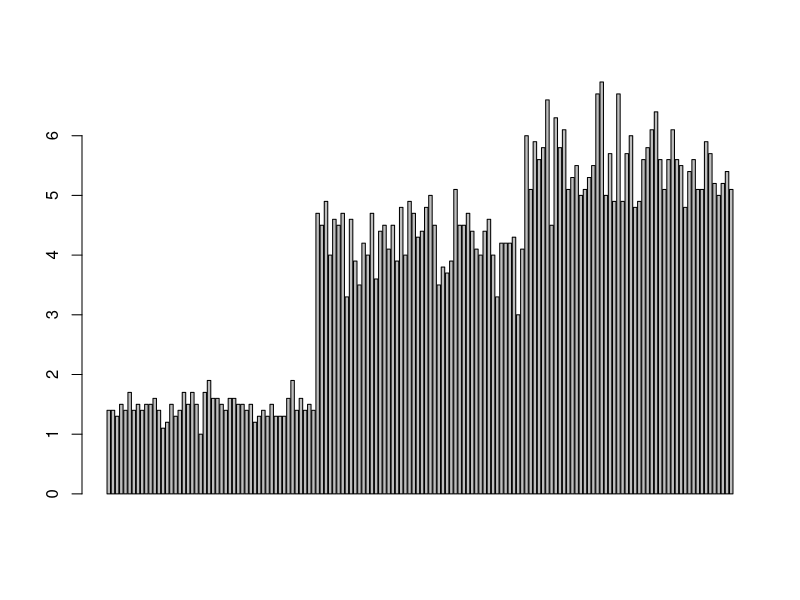
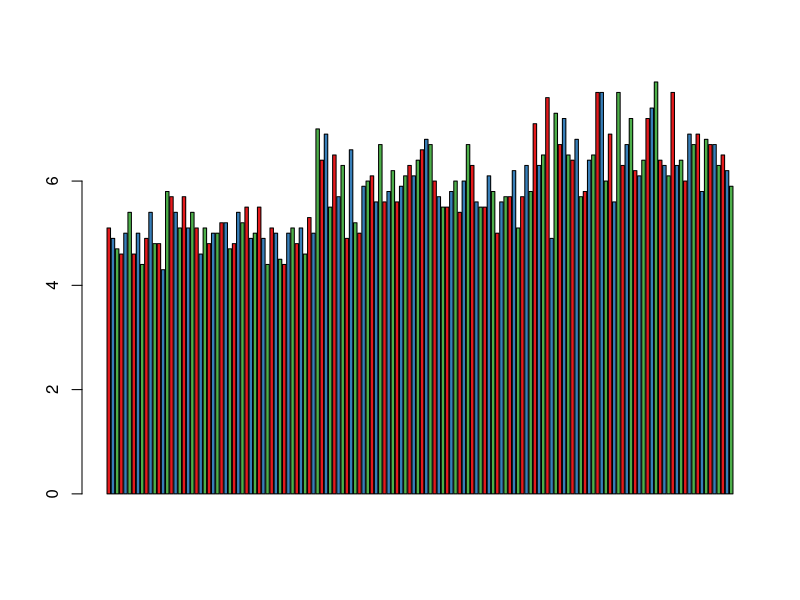
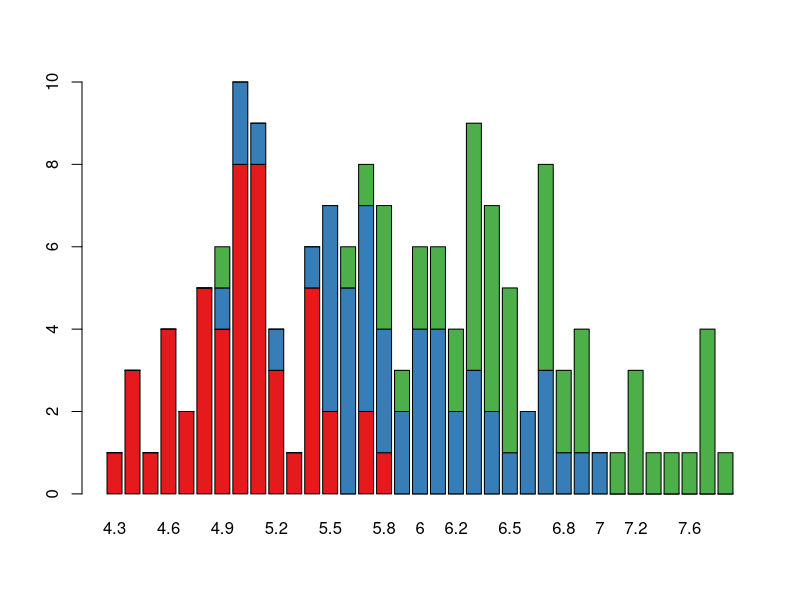
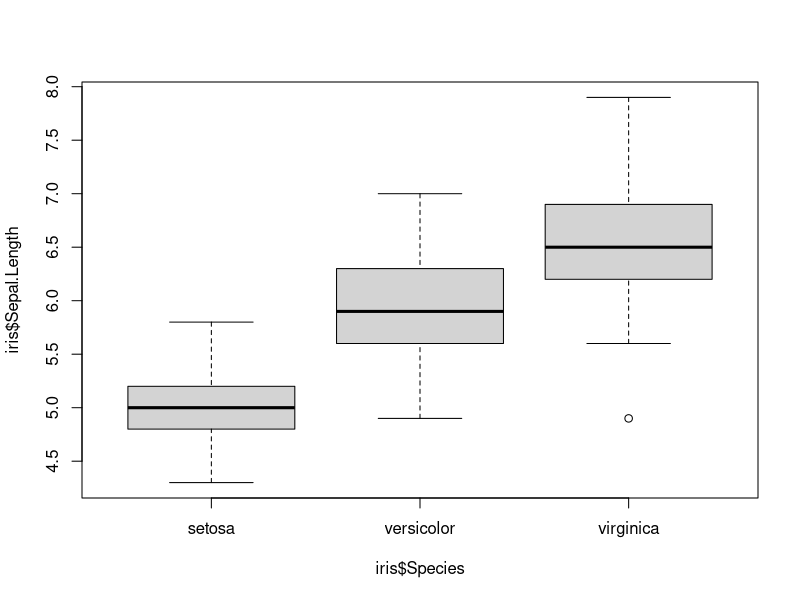
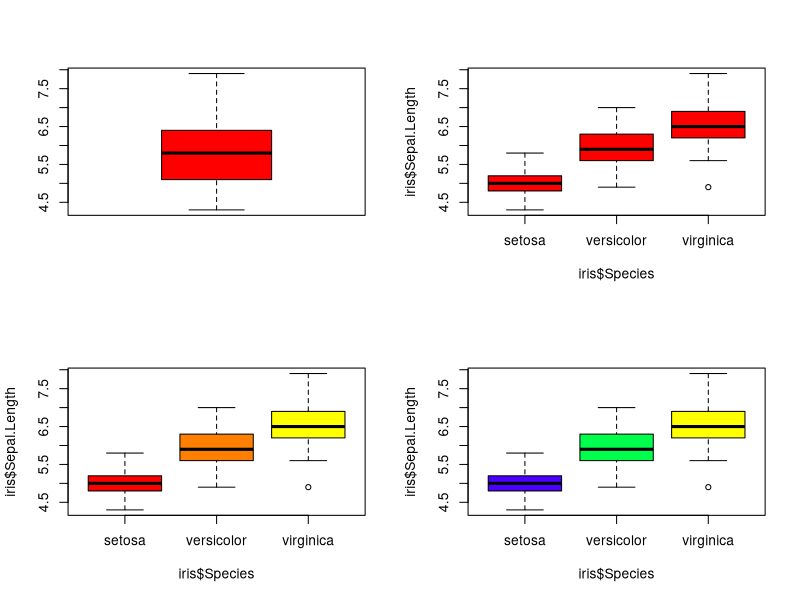
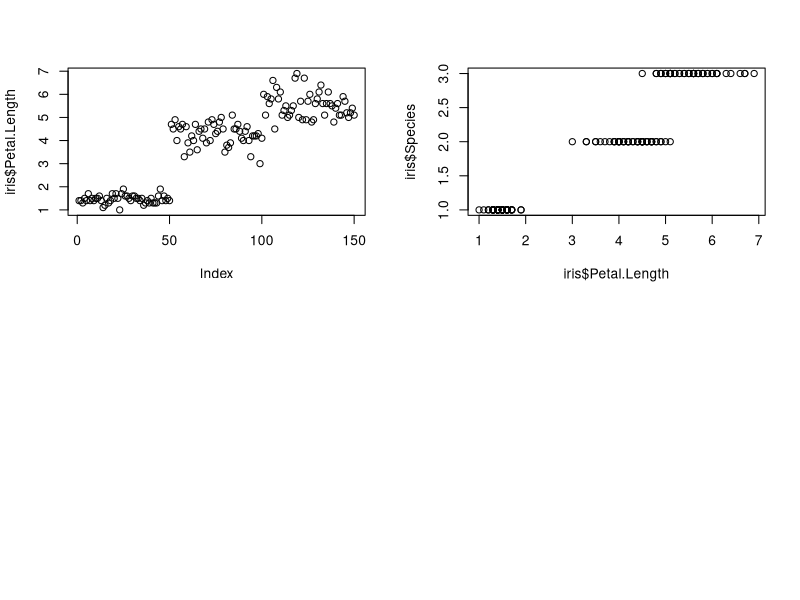

Write R code to recreate these figures, in order.
#Loading the Dataset IRIS
data(iris)
iris
#(a) Create Bar Plots to show the comparison between cumulative totals across "Petal Length".
barplot(iris$Petal.Length) #Creating simple Bar Graph

#(b) Load the package RColorBrewer and create stacked bar plot to show the comparison
#between cumulative totals across "Species" and "Petal Length". The RColorBrewer
#package is normally used to manage colors with R
install.packages("RColorBrewer")
library(RColorBrewer)
barplot(iris$Sepal.Length,col  = brewer.pal(3,"Set1"))
barplot(table(iris$Species,iris$Sepal.Length),col  = brewer.pal(3,"Set1")) #Stacked Plot

#(c) Create box plot. Visualize how the spread (of Sepal Length) is across various categories
#( of Species). Fill all the box plots with different color palettes. A color palette
#is a group of colors that is used to make the graph more appealing

boxplot(iris$Sepal.Length~iris$Species) #Creating Box Plot between two variable

par(mfrow=c(2,2))
boxplot(iris$Sepal.Length,col="red")
boxplot(iris$Sepal.Length~iris$Species,col="red")
boxplot(iris$Sepal.Length~iris$Species,col=heat.colors(3))
boxplot(iris$Sepal.Length~iris$Species,col=topo.colors(3))

#(d) Create a scatter plot with Species along the Y axis and Petal Length along the X axis.
plot(x=iris$Petal.Length) #Simple Scatter Plot
plot(x=iris$Petal.Length,y=iris$Species) #Multivariate Scatter Plot
